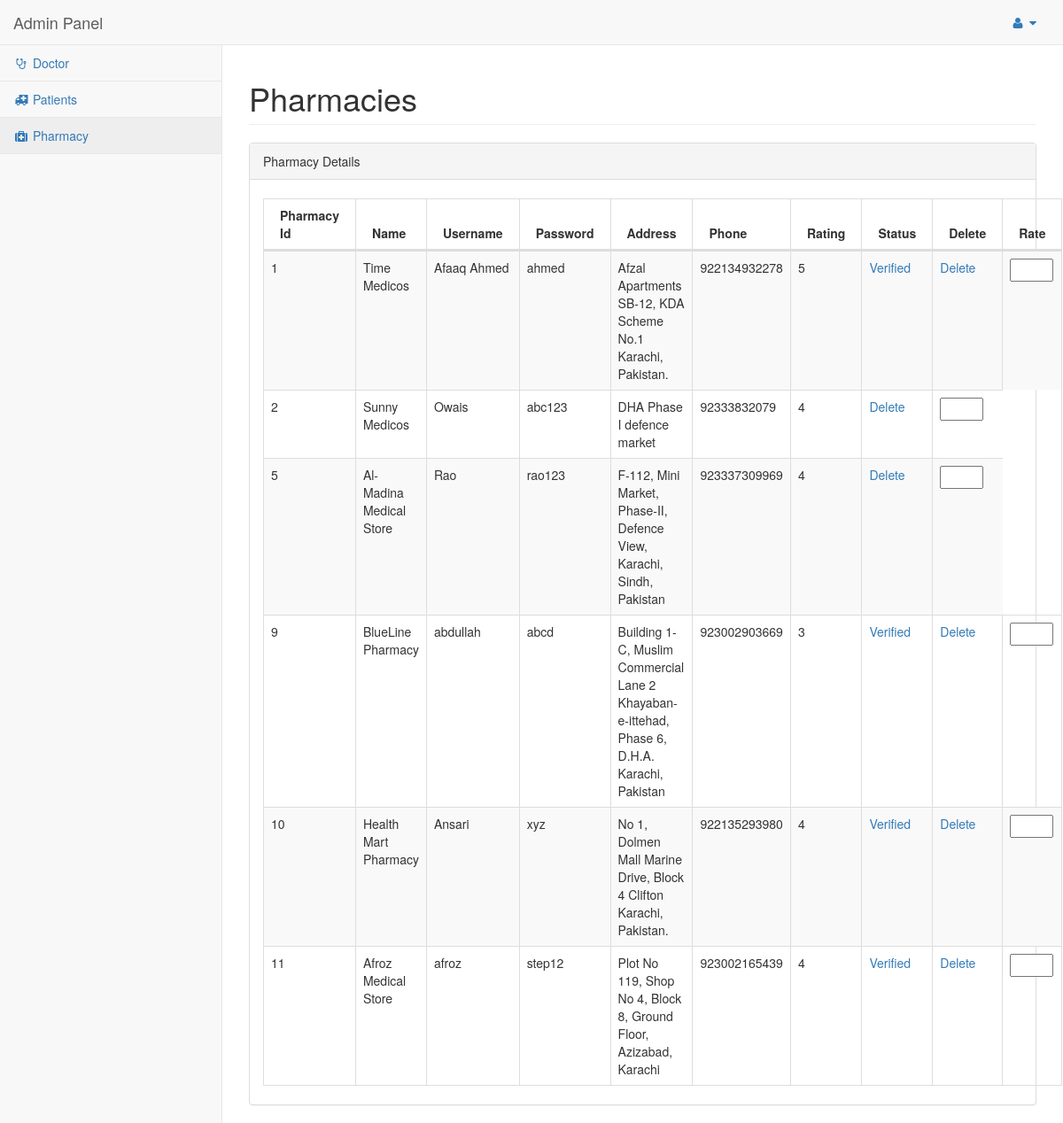
/adminpanel/page/pharmacy.php (signed in), run on the app's committed database.
### tables this page shows
CREATE TABLE IF NOT EXISTS `pharmacy` (
  `PharmacyId` int(6) NOT NULL,
  `Name` varchar(50) NOT NULL,
  `Username` varchar(50) NOT NULL,
  `Password` varchar(50) NOT NULL,
  `Address` varchar(100) NOT NULL,
  `Phone` bigint(13) NOT NULL,
  `Status` varchar(50) NOT NULL,
  `DeleteStatus` int(11) NOT NULL,
  `Rating` int(11) NOT NULL
);

### adminpanel/page/pharmacy.php (the view, shortened to what this page needs)
<!DOCTYPE html>
<?php
include('config.php');
?>
<html lang="en">
<head>
    <link href="../vendor/bootstrap/css/bootstrap.min.css" rel="stylesheet">
    <link href="../vendor/metisMenu/metisMenu.min.css" rel="stylesheet">
    <link href="../vendor/datatables-plugins/dataTables.bootstrap.css" rel="stylesheet">
    <link href="../vendor/datatables-responsive/dataTables.responsive.css" rel="stylesheet">
    <link href="../dist/css/sb-admin-2.css" rel="stylesheet">
    <link href="../vendor/font-awesome/css/font-awesome.min.css" rel="stylesheet" type="text/css">
</head>
<body>
    <div id="wrapper">
        <nav class="navbar navbar-default navbar-static-top" role="navigation" style="margin-bottom: 0">
            <div class="navbar-header">
                <a class="navbar-brand" href="adminPanel.php">Admin Panel</a>
            </div>
            <ul class="nav navbar-top-links navbar-right">
                <li class="dropdown">
                    <a class="dropdown-toggle" data-toggle="dropdown" href="#">
                        <i class="fa fa-user fa-fw"></i> <i class="fa fa-caret-down"></i>
                    </a>
                </li>
            </ul>
            <div class="navbar-default sidebar" role="navigation">
                <div class="sidebar-nav navbar-collapse">
                    <ul class="nav" id="side-menu">
                        <li>
                            <a href="doctor.php"><i class="fa fa-stethoscope fa-fw"></i> Doctor</a>
                        </li>
                        <li>
                            <a href="patient.php"><i class="fa fa-ambulance fa-fw"></i> Patients</a>
                        </li>
                        <li>
                            <a href="pharmacy.php"><i class="fa fa-medkit fa-fw"></i> Pharmacy</a>
                        </li>
                    </ul>
                </div>
            </div>
        </nav>
        <div id="page-wrapper">
            <div class="row">
                <div class="col-lg-12">
                    <h1 class="page-header">Pharmacies</h1>
                </div>
            </div>
            <div class="row">
                <div class="col-lg-12">
                    <div class="panel panel-default">
                        <div class="panel-heading">
                            Pharmacy Details
                        </div>
                        <div class="panel-body">
                            <table width="100%" class="table table-striped table-bordered table-hover" id="dataTables-example">
                                <thead>
                                    <tr>
                                        <th>Pharmacy Id</th>
                                        <th>Name</th>
                                        <th>Username</th>
                                        <th>Password</th>
										<th>Address</th>
                                        <th>Phone</th>
										<th>Rating</th>
                                        <th>Status</th>
                                        <th>Delete</th>
										<th>Rate</th>
                                    </tr>
                                </thead>
                                <tbody>
								<?php
								$retval = mysqli_query($conn, "Select * from pharmacy where DeleteStatus=0") or die(mysqli_error());
								while($row2 = mysqli_fetch_assoc($retval)) {
									$del = $row2['DeleteStatus'];
									$status = $row2['Status'];
									$pId = $row2['PharmacyId'];
									?>
                                    <tr class="odd gradeX">
                                        <td><?php echo $pId;?></td>
                                        <td><?php echo $row2['Name'];?></td>
                                        <td><?php echo $row2['Username'];?></td>
										<td><?php echo $row2['Password'];?></td>
										<td><?php echo $row2['Address'];?></td>
										<td><?php echo $row2['Phone'];?></td>
										<td><?php echo $row2['Rating'];?></td>
                                         <?php
										   if($status == 0)
										   {
											?>
											   <td><a href= "verifyphar.php?pId=<?php print $pId; ?>&status=<?php print $status; ?>">Not Verified</a></td>
								      <?php }else if($status == 1)
									  { ?>
                                        	<td><a href= "verifyphar.php?pId=<?php print $pId; ?>&status=<?php print $status; ?>">Verified</a></td>
									  <?php }
										   if($del == 0)
										   {
											?>
											   <td><a href= "deletephar.php?pId=<?php print $pId; ?>&delete=<?php print $del; ?>">Delete</a></td>
								      <?php } ?>
									  <td><form action="rate.php" method="post" id="rate">
									<input type="number" name="rating" min = "1" max="5" />
									</form></td>
                                    </tr>
                                <?php }?>
                                </tbody>
                            </table>
                        </div>
                    </div>
                </div>
            </div>
            </div>
            </div>
</body>
</html>

### data on the page
pharmacy: PharmacyId "1", Name "Time Medicos", Username "Afaaq Ahmed", Password "ahmed", Address "Afzal Apartments SB-12, KDA Scheme No.1 Karachi, Pakistan.", Phone "922134932278", Rating "5"
pharmacy: PharmacyId "2", Name "Sunny Medicos", Username "Owais", Password "abc123", Address "DHA Phase I defence market", Phone "92333832079", Rating "4"
pharmacy: PharmacyId "5", Name "Al- Madina Medical Store", Username "Rao", Password "rao123", Address "F-112, Mini Market, Phase-II, Defence View, Karachi, Sindh, Pakistan", Phone "923337309969", Rating "4"
pharmacy: PharmacyId "9", Name "BlueLine Pharmacy", Username "abdullah", Password "abcd", Address "Building 1-C, Muslim Commercial Lane 2 Khayaban-e-ittehad, Phase 6, D.H.A. Karachi, Pakistan", Phone "923002903669", Rating "3"
pharmacy: PharmacyId "10", Name "Health Mart Pharmacy", Username "Ansari", Password "xyz", Address "No 1, Dolmen Mall Marine Drive, Block 4 Clifton Karachi, Pakistan.", Phone "922135293980", Rating "4"
pharmacy: PharmacyId "11", Name "Afroz Medical Store", Username "afroz", Password "step12", Address "Plot No 119, Shop No 4, Block 8, Ground Floor, Azizabad, Karachi", Phone "923002165439", Rating "4"
